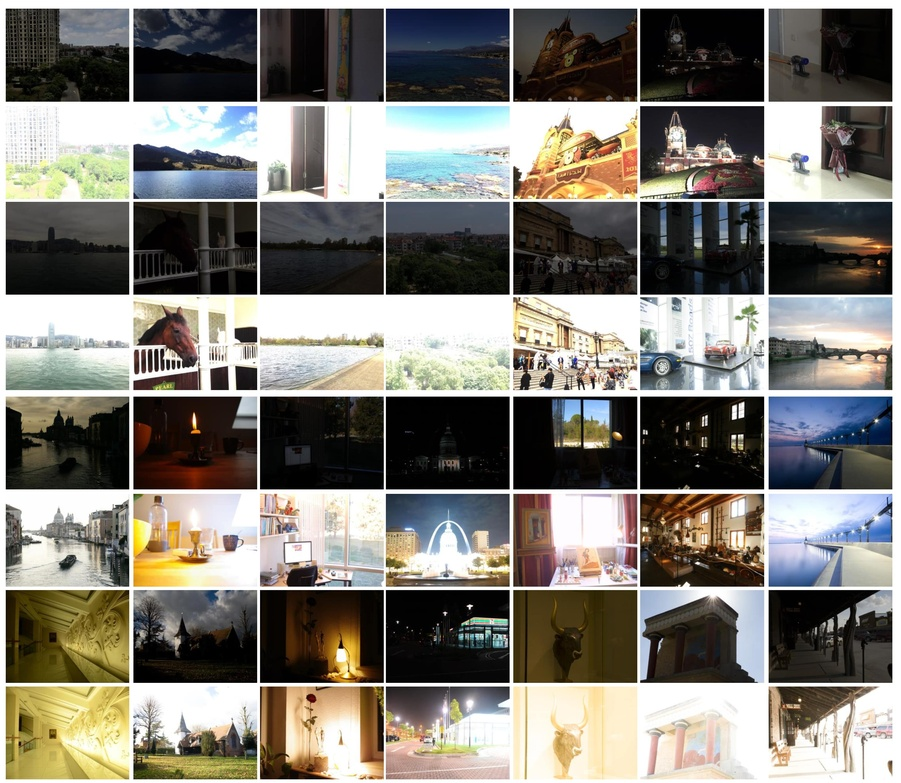
%> input picture dataset.jpg, 901 x 783 px, shrunk from 3444 x 2995 before the run
$ octave --eval "result = wlsFilter(imread('../../dataset.jpg'));"   (GNU Octave 9; MATLAB toolbox functions it lacks are replaced by stand-ins)
%> lines starting %> are read from the running program, lines starting %| are printed output that depends on the picture
%最小二乘法
function OUT = wlsFilter(IN, lambda, alpha, L)
%WLSFILTER Edge-preserving smoothing based on the weighted least squares(WLS)
%   optimization framework, as described in Farbman, Fattal, Lischinski, and
%   Szeliski, "Edge-Preserving Decompositions for Multi-Scale Tone and Detail
%   Manipulation", ACM Transactions on Graphics, 27(3), August 2008.
%
%   Given an input image IN, we seek a new image OUT, which, on the one hand,
%   is as close as possible to IN, and, at the same time, is as smooth as
%   possible everywhere, except across significant gradients in L.
%
%
%   Input arguments:
%   ----------------
%     IN              Input image (2-D, double, N-by-M matrix).
%
%     lambda          Balances between the data term and the smoothness
%                     term. Increasing lambda will produce smoother images.
%                     Default value is 1.0
%
%     alpha           Gives a degree of control over the affinities by non-
%                     lineary scaling the gradients. Increasing alpha will
%                     result in sharper preserved edges. Default value: 1.2
%
%     L               Source image for the affinity matrix. Same dimensions
%                     as the input image IN. Default: log(IN)
%
%
%   Example
%   -------
%     RGB = imread('peppers.png');
%     I = double(rgb2gray(RGB));
%     I = I./max(I(:));
%     res = wlsFilter(I, 0.5);
%     figure, imshow(I), figure, imshow(res)
%     res = wlsFilter(I, 2, 2);
%     figure, imshow(res)
if isa(IN,'uint8')
    IN = im2double(IN);
end
if(~exist('L', 'var')),
    L = log(IN+eps);
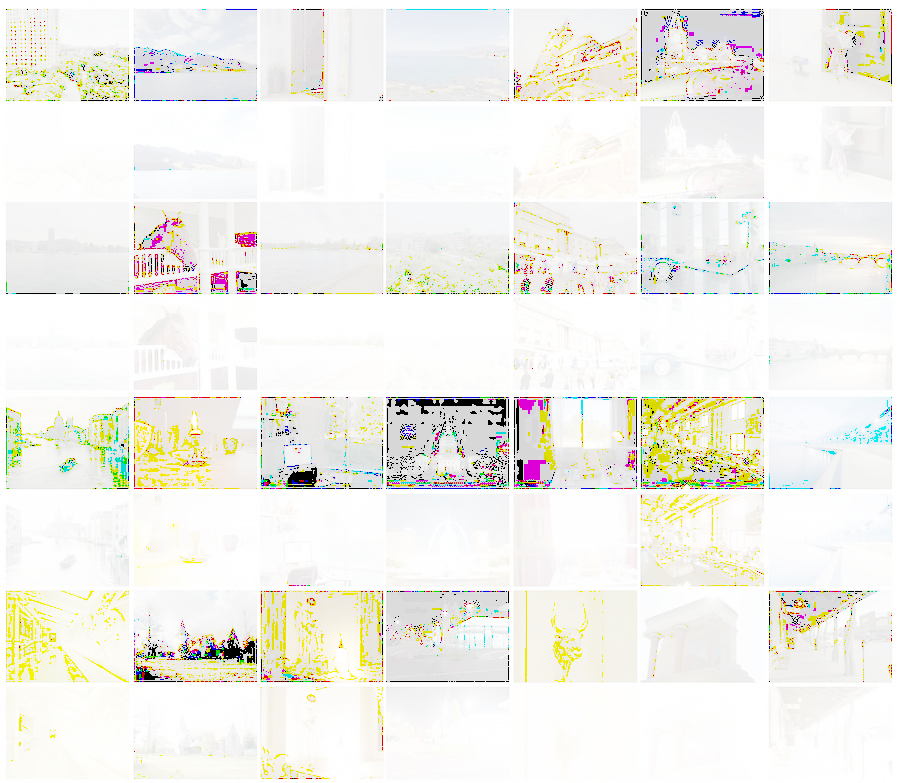
%> L: size 783x901x3 double; mean R, G, B -1.81, -1.95, -2.76; drawn with min black and max white
end

if(~exist('alpha', 'var')),
    alpha = 1.2;
end

if(~exist('lambda', 'var')),
    lambda = 1;
end

smallNum = 0.0001;

[r,c] = size(IN);
%> r = 783; c = 2703
k = r*c;
%> k = 2116449

% Compute affinities between adjacent pixels based on gradients of L
dy = diff(L, 1, 1);
dy = -lambda./(abs(dy).^alpha + smallNum);
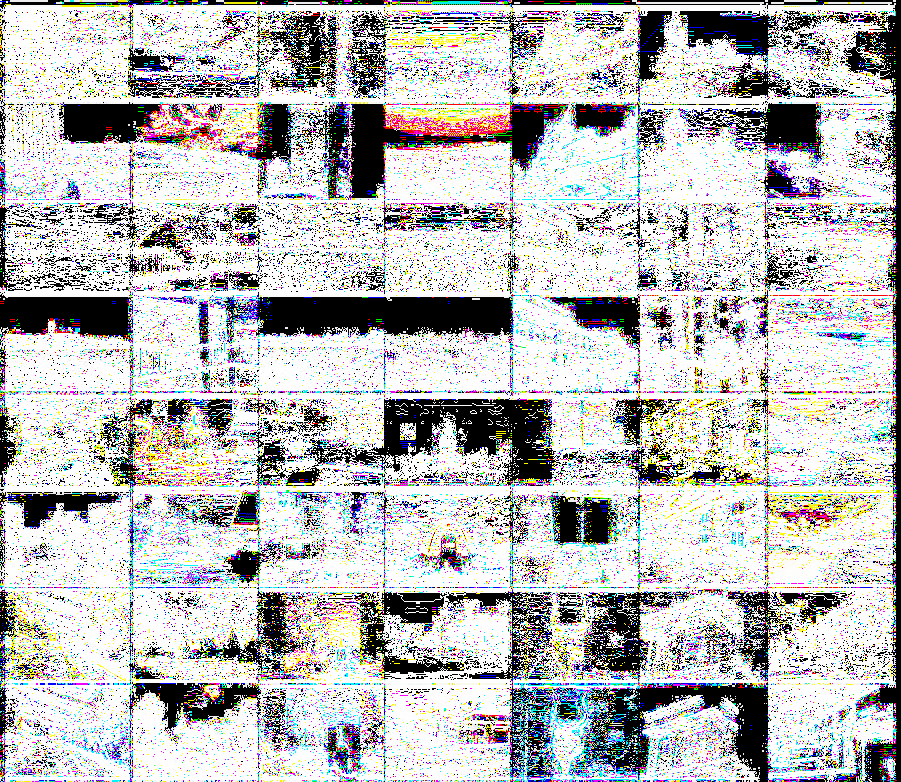
%> dy: size 782x901x3 double; mean R, G, B -2668.3, -2682.4, -2644.6; drawn with min black and max white
dy = padarray(dy, [1 0], 'post');
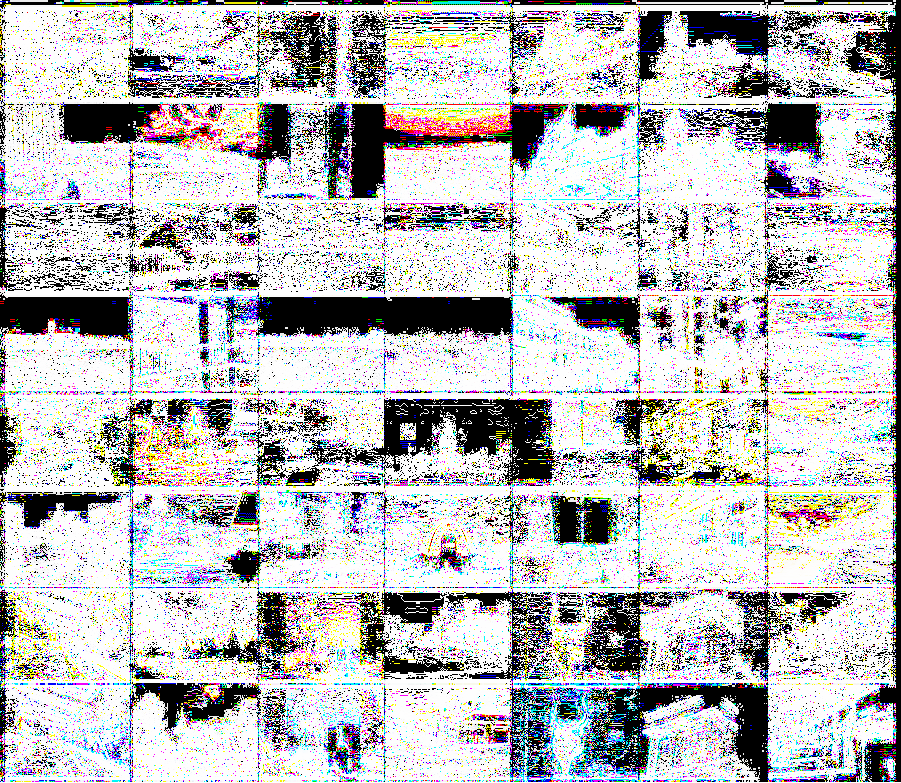
%> dy: size 783x901x3 double; mean R, G, B -2664.9, -2679, -2641.2; drawn with min black and max white
dy = dy(:);

dx = diff(L, 1, 2);
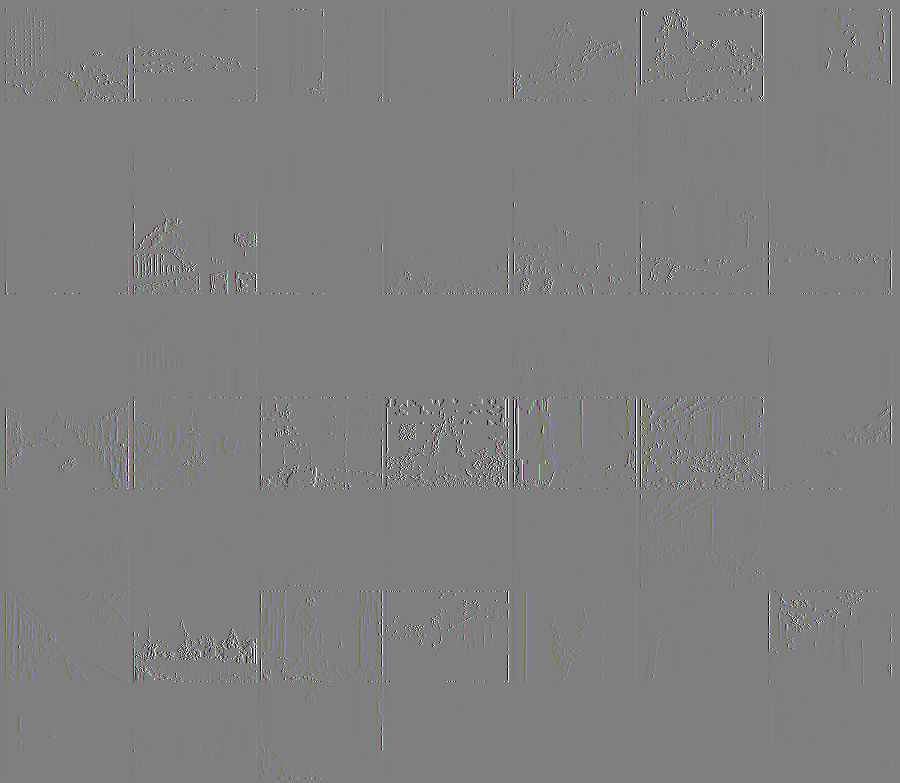
%> dx: size 783x900x3 double; mean R, G, B 0, 0, 0; drawn with min black and max white
dx = -lambda./(abs(dx).^alpha + smallNum);
dx = padarray(dx, [0 1], 'post');
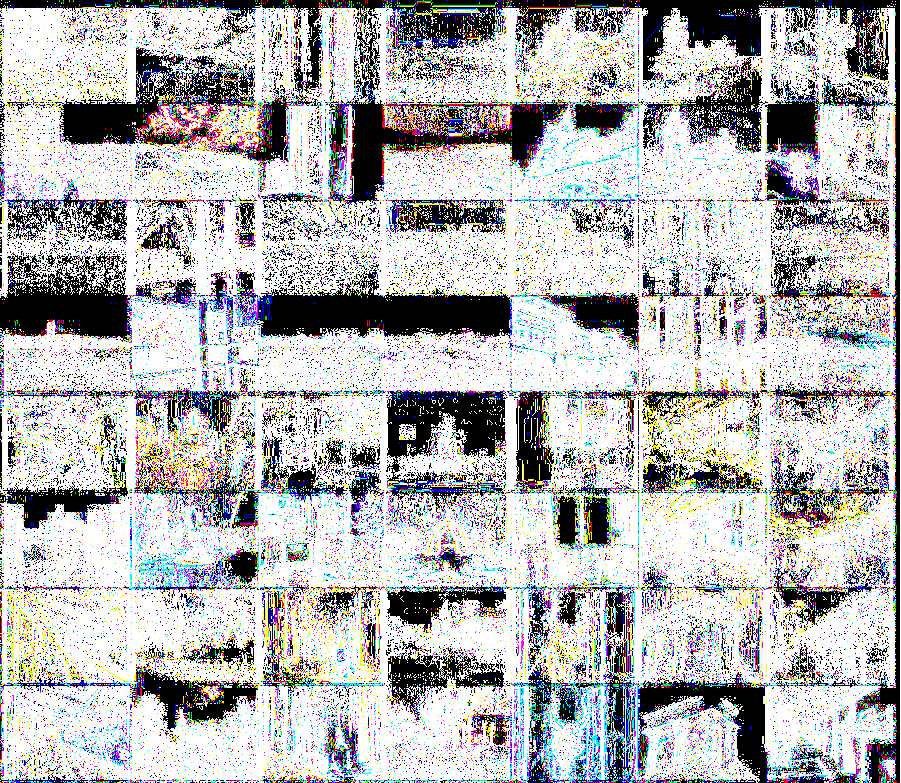
%> dx: size 783x901x3 double; mean R, G, B -2923, -2923, -2864.3; drawn with min black and max white
dx = dx(:);


% Construct a five-point spatially inhomogeneous Laplacian matrix
B(:,1) = dx;
B(:,2) = dy;
d = [-r,-1];
%> d = [-783 -1]
A = spdiags(B,d,k,k);

e = dx;
w = padarray(dx, r, 'pre'); w = w(1:end-r);
s = dy;
n = padarray(dy, 1, 'pre'); n = n(1:end-1);

D = 1-(e+w+s+n);
A = A + A' + spdiags(D, 0, k, k);
% Solve
OUT = A\IN(:);
OUT = reshape(OUT, r, c);
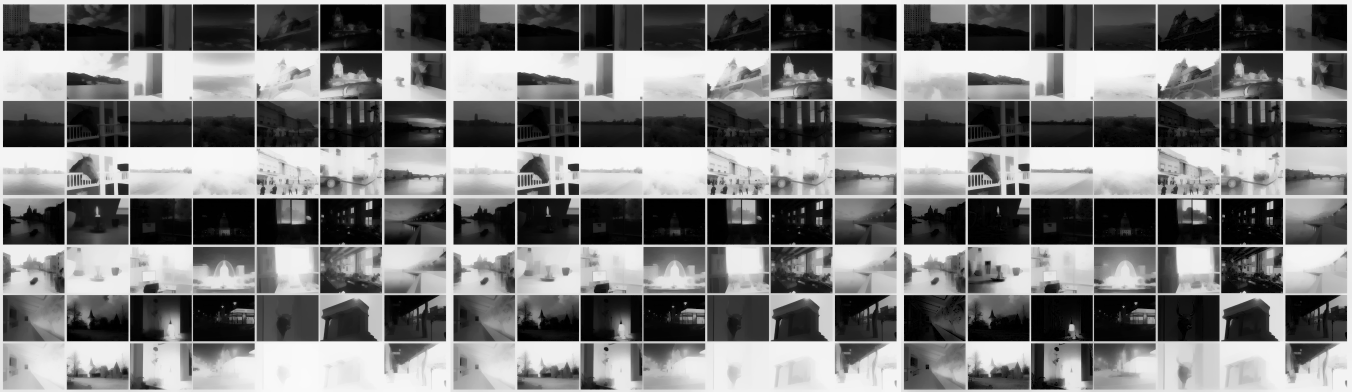
%> OUT: size 783x2703 double (shown at 1/2 size); min 3.26e-05, max 0.981, mean 0.481
